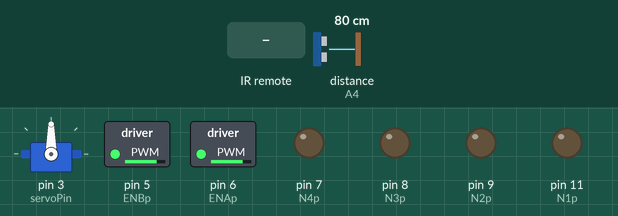
This sketch was run on a simulated Arduino Uno, built with avr-gcc and run on an emulated ATmega328P. On the bench: servo, switched loads named in the sketch (green lamp = pin HIGH), output pins drawn as LEDs (lit = HIGH). Wiring (inferred from the names in the program): ultrasonic range finder: trigger A5; echo A4. Inputs (shaded band) come from the test bench; at power-on: distance to the obstacle (sensor on A4) 80 cm. The echo pulse lasts 58.3 µs per cm; pins used as bus, display or sensor lines are not drawn.

Above: at 1.2 s.
1.3 s: distance to the obstacle (sensor on A4) set to 21 cm
2.8 s: distance to the obstacle (sensor on A4) set to 17 cm
At 3.1 s:
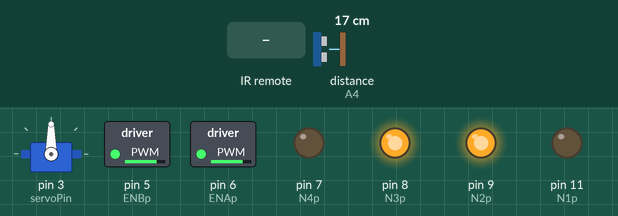
At 4.2 s:
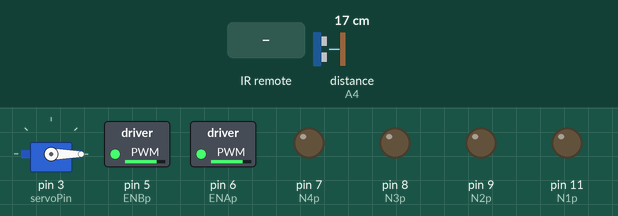
5.8 s: infrared code 0xFF22DD received
At 7.5 s:
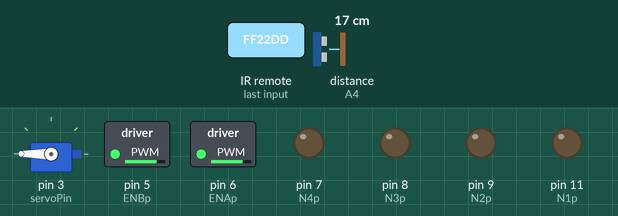
8.8 s: infrared code 0xFFC23D received
At 10.9 s:
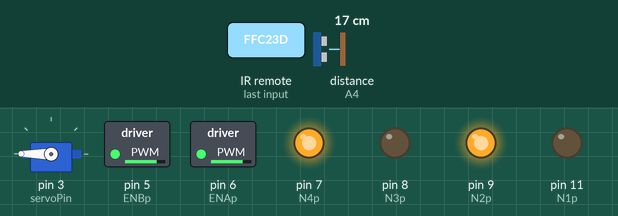
11.8 s: infrared code 0xFF629D received
14.8 s: infrared code 0x52A3D41F received
Timing chart, 0 to 18.8 s (numbered marks = the images above; inputs shaded):
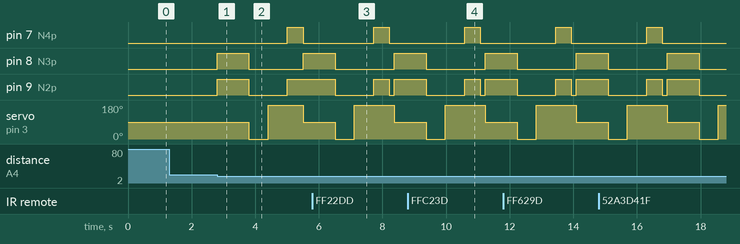

Measured:
- the behaviour switches between 19 and 18 cm on distance to the obstacle (sensor on A4) (found by bisection; images 0 and 1)
- after the input at 1.3 s, every drawn part: stays the same
- after the input at 2.8 s, pin 7 (N4p): LOW → HIGH after 2.2 s, → LOW 0.50 s later; pin 8 (N3p): LOW → HIGH at once, → LOW 1.0 s later, → HIGH 1.7 s later; pin 9 (N2p): LOW → HIGH at once, → LOW 1.0 s later, → HIGH 1.2 s later; servo on pin 3 (servoPin): 90° → 0° after 1.0 s, → 180° 0.60 s later, → 90° 1.1 s later

The sketch:

Project_3.ino
```cpp
// Project 3: IR Remote Control with Automated Object Avoidance Protocol
// Purpose: Improve Project 2's code to enable IR RC control by user while enforcing object avoidance.

#include <IRremote.h>
#include <Servo.h>

// IR Codes
#define RECV_PIN            12
#define LEFT                16720605
#define RIGHT               16761405
#define FORWARD             16736925
#define BACKWARD            16754775
#define ULEFT               1386468383
#define URIGHT              553536955
#define UFORWARD            5316027
#define UBACKWARD           2747854299

// Used to hold received IR RC Code
unsigned long val;

// IR Receiver
IRrecv irrecv(RECV_PIN);
decode_results results;

// Motor Pins
int ENAp = 6; int ENBp = 5;
int N1p = 11; int N2p = 9;
int N3p = 8; int N4p = 7;

// Ultrasonic Sensor Pins
int echoPin = A4;
int trigPin = A5;

// Servo Object
Servo labservo;

void setup() {
  // Setting pin modes for motors + wheels
  pinMode(ENAp, OUTPUT);
  pinMode(ENBp, OUTPUT);
  pinMode(N1p, OUTPUT);
  pinMode(N2p, OUTPUT);
  pinMode(N3p, OUTPUT);
  pinMode(N4p, OUTPUT);

  // Setting motor strength (0-255)
  analogWrite(ENAp, 200);
  analogWrite(ENBp, 200);

  // Attach servo object to pin
  int servoPin = 3;
  labservo.attach(servoPin);

  // Ultrasonic Setup (trigger + echo)
  pinMode(trigPin, OUTPUT);
  digitalWrite(trigPin, HIGH);
  pinMode(echoPin, INPUT);

  // Serial Communication Setup
  Serial.begin(9600);

  // IR Receiver
  irrecv.enableIRIn();
}

void loop() {

  // Object Avoidance
  if (getDistance() <= 20)
  {
    go(-1); // Reverse
    delay(1000);
    go(0); // Stop

    // turn right
    if (checkSides() == 1)
    {
      turn(1);
    }
    // turn left
    else if (checkSides() == 0)
    {
      turn(-1);
    }
  }

  // Remote Control
  if (irrecv.decode(&results))
  {
    unsigned long val = results.value;
    irrecv.resume();
    delay(150);

    if (val == FORWARD || val == UFORWARD)
    {
      go(1);
    }
    else if (val == BACKWARD || val == UBACKWARD)
    {
      go(-1);
    }
    else if (val == LEFT || val == ULEFT)
    {
      go(-2);
    }
    else if (val == RIGHT || val == URIGHT)
    {
      go(2);
    }
  }
}

void rotateServo(int angle)
{
  // Angle & Direction relations:
  //      0 = RIGHT
  //      90 = FORWARD
  //      180 = LEFT

  // Write servo angle
  while(labservo.read() != angle)
  {
    // Angle vector (normalized potentiometer value and servo angle) will be smoothened out
    // Total angle differential will be broken into +5/-5 degree intervals

    if(abs(labservo.read() - angle) > 5)
    {
      // Add/Subtract 5 degrees depending on the sign of the differential (Smoothing)
      labservo.write(((angle - labservo.read()) > 0) ? (labservo.read() + 5) : (labservo.read() - 5));
    }
    else
    {
      // Differentials less than 5 degrees will be small enough to directly write the desired angle (no smoothing required)
      labservo.write(angle);
    }
  }
}

void go(int direction)
{
  // direction values:
  //      1 = forward
  //      0 = stop
  //      -1 = backward
  //      2 = right
  //      -2 = left

  rotateServo(90);

  if (direction == 1)
  {
    digitalWrite(N1p, HIGH);
    digitalWrite(N2p, LOW);
    digitalWrite(N3p, LOW);
    digitalWrite(N4p, HIGH);
  }
  else if (direction == 0)
  {
    digitalWrite(N1p, LOW);
    digitalWrite(N2p, LOW);
    digitalWrite(N3p, LOW);
    digitalWrite(N4p, LOW);
  }
  else if (direction == -1)
  {
    digitalWrite(N1p, LOW);
    digitalWrite(N2p, HIGH);
    digitalWrite(N3p, HIGH);
    digitalWrite(N4p, LOW);
  }
  else if (direction == 2)
  {
    digitalWrite(N1p, LOW);
    digitalWrite(N2p, HIGH);
    digitalWrite(N3p, LOW);
    digitalWrite(N4p, HIGH);
  }
  else if (direction == -2)
  {
    digitalWrite(N1p, HIGH);
    digitalWrite(N2p, LOW);
    digitalWrite(N3p, HIGH);
    digitalWrite(N4p, LOW);
  }
}

void turn(int dir)
{
  // dir = 1 --> right
  // dir = -1 --> left

  // right
  if (dir == 1)
  {
    digitalWrite(N1p, LOW);
    digitalWrite(N2p, HIGH);
    digitalWrite(N3p, LOW);
    digitalWrite(N4p, HIGH);
    delay(500);
    digitalWrite(N1p, LOW);
    digitalWrite(N2p, LOW);
    digitalWrite(N3p, LOW);
    digitalWrite(N4p, LOW);
  }
  // left
  else if (dir == -1)
  {
    digitalWrite(N1p, HIGH);
    digitalWrite(N2p, LOW);
    digitalWrite(N3p, HIGH);
    digitalWrite(N4p, LOW);
    delay(500);
    digitalWrite(N1p, LOW);
    digitalWrite(N2p, LOW);
    digitalWrite(N3p, LOW);
    digitalWrite(N4p, LOW);

  }
}

long getDistance()
{
  // Trigger the ultrasonic wave (Low -> High)
  digitalWrite(trigPin, LOW);
  digitalWrite(trigPin, HIGH);

  // Record Timing
  long echoDuration = pulseIn(echoPin, HIGH);

  // Distance (Distance = 1cm per 50ms)
  long distance = echoDuration / 50;

  if (distance == 0)
    distance = 30;

  return distance;
}

int checkSides()
{
  // Rotate Servo to the right
  rotateServo(0);
  delay(500);
  long right = getDistance();

  delay(100);

  // Rotate Servo to the left
  rotateServo(180);
  delay(500);
  long left = getDistance();

  delay(100);

  return ((right >= left) ? 1 : 0);
}
```
